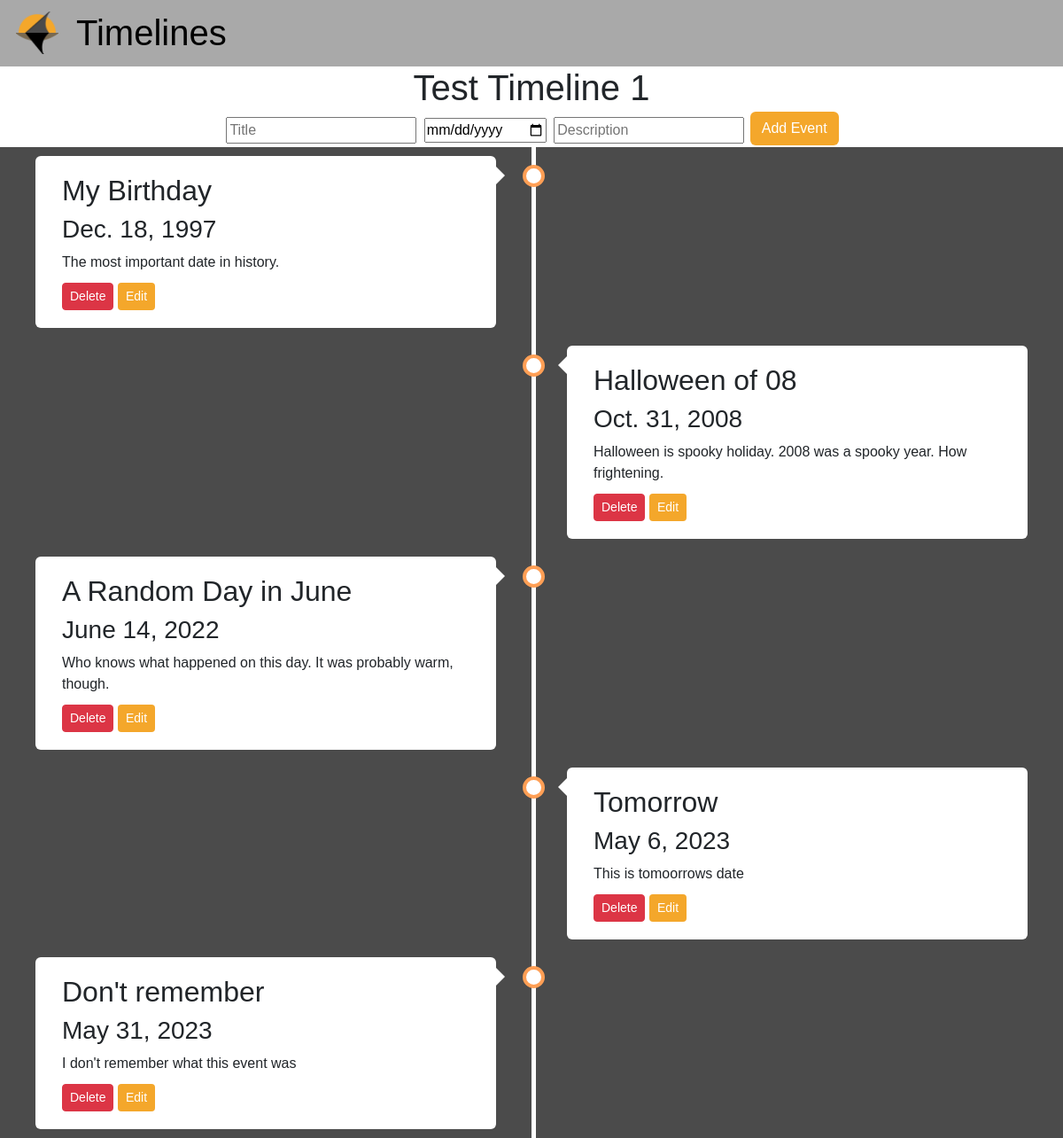
Screenshot of /timeline/1/ with the database file from the repository.
### timeline_app/models.py (models this page shows)
class Timeline(models.Model):
    timeline_id = models.BigAutoField(primary_key=True)
    timeline_name = models.CharField(max_length=50)

class Event(models.Model):
    timeline_id = models.ForeignKey(Timeline, on_delete=models.CASCADE)
    event_id = models.BigAutoField(primary_key=True)
    date = models.DateField()
    title = models.CharField(max_length=50)
    description = models.TextField(max_length=500)

### timeline_app/views.py (the view, shortened to what this page needs)
# urls.py: path('timeline/<int:pk>/', timeline, name='timeline'),
def timeline(request, pk):
    timeline = Timeline.objects.get(pk=pk)
    event = Event.objects.filter(timeline_id=pk).order_by('date')
    dict = {'timeline': timeline,
            'events': event }
    return render(request, 'timeline_app/timeline.html', context=dict)

### timeline_app/templates/timeline_app/timeline.html (shortened to what this page needs)
{% extends 'timeline_app/navbar.html' %}
{% block contentblock %}
<header id="subHeader">
    <div>
        <h1 class="subHeaderElement"> {{timeline.timeline_name}} </h1>
        <form method="POST" class="headerElement">
            <input placeholder="Title" name="title" type="text" class="subHeaderEntry">
            <input name="date" type="date" class="subHeaderEntry">
            <input placeholder="Description" name="description" type="text" class="subHeaderEntry">
            <button type="submit" name="addSubmit" class="btn btn-primary">Add Event</button>
        </form>
    </div>
</header>
<div class="timeline">
    {% for event in events %}
    {% cycle 'left' 'right' as left_right silent %}
        {% if left_right == 'left' %}
        <div class="box left">
        {% endif %}
        {% if left_right == 'right' %}
        <div class="box right ">
        {% endif %}
            <div class="content">
                <h2>{{ event.title }}</h2>
                <h3>{{ event.date }}</h3>
                <p>{{ event.description }}</p>
                <a href="delete-event/{{ event.event_id }}" class="btn btn-danger btn-sm">Delete</a>
                <button type="button" class="btn btn-primary btn-sm" data-bs-toggle="collapse" data-bs-target="#collapseEdit-{{event.event_id}}">Edit</button>
            </div>
        </div>
    {% endfor %}
</div>
{% endblock %}

### timeline_app/static/timeline_app/css/styles2.css (style rules this page uses)
* { font-family: Arial, Helvetica, sans-serif; }
#subHeader { background-color: white; display: flex; justify-content: center; align-content: center; }
.subHeaderElement { display: flex; justify-content: center; }
.subHeaderEntry { margin: 0px 2px 4px 2px; }
.btn-primary { background-color: #f4a72b !important; border-color: transparent !important; margin-top: -5px; }
.btn-danger { margin-top: -5px; }
.timeline { position: relative; max-width: 1200px; margin: 0 auto; background-color: #4b4b4b; }
.timeline::after { content: ""; position: absolute; width: 5px; background-color: white; top: 0; bottom: 0; left: 50%; }
.box { padding: 10px 40px; position: relative; background-color: inherit; width: 50%; }
.box::after { content: ''; position: absolute; width: 25px; height: 25px; right: -15px; background-color: white; border: 4px solid #FF9F55; top: 20px; border-radius: 50%; z-index: 1; }
.left { left: 0; }
.right { left: 50%; }
.left::before { content: " "; height: 0; position: absolute; top: 22px; width: 0; z-index: 1; right: 30px; border: medium solid white; border-width: 10px 0 10px 10px; border-color: transparent transparent transparent white; }
.right::before { content: " "; height: 0; position: absolute; top: 22px; width: 0; z-index: 1; left: 30px; border: medium solid white; border-width: 10px 10px 10px 0; border-color: transparent white transparent transparent; }
.right::after { left: -16px; }
.right::after { left: -10px; }
.content { padding: 20px 30px; background-color: white; position: relative; border-radius: 6px; }

### rows the page displays
Timeline: timeline_name "Test Timeline 1"
Event: title "My Birthday", date "Dec. 18, 1997", description "The most important date in history."
Event: title "Halloween of 08", date "Oct. 31, 2008", description "Halloween is spooky holiday. 2008 was a spooky year. How frightening."
Event: title "A Random Day in June", date "June 14, 2022", description "Who knows what happened on this day. It was probably warm, though."
Event: title "Tomorrow", date "May 6, 2023", description "This is tomoorrows date"
Event: title "Don't remember", date "May 31, 2023", description "I don't remember what this event was"
